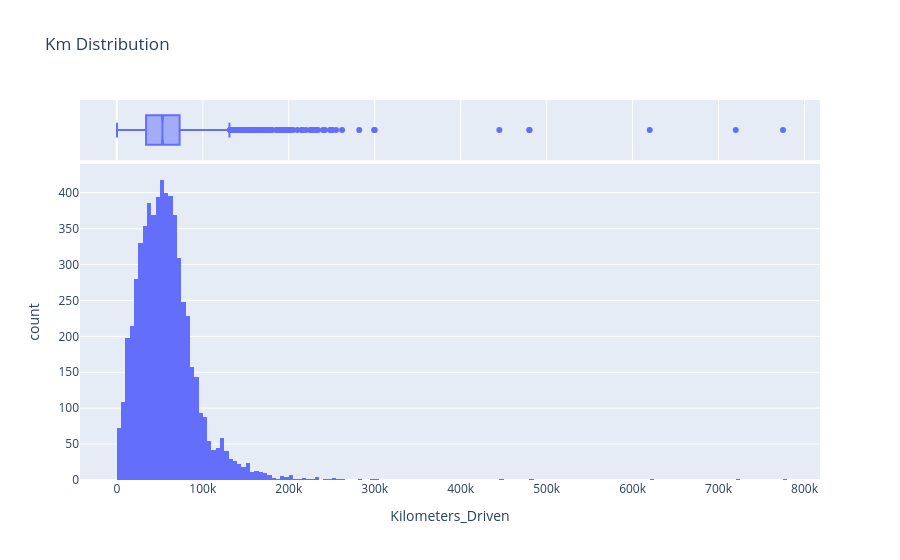

Source (notebook cell):
### Code cell
px.histogram(df, x='Kilometers_Driven', marginal='box', title='Km Distribution')

### Figure 1 — Plotly figure (JSON) as saved in the notebook; plotly's stock layout.template omitted (floating-point values rounded to 4 significant figures; data arrays with more than 128 entries replaced by an {"elided": "..."} marker saying what was removed)
{"data": [{"bingroup": "x", "hovertemplate": "Kilometers_Driven=%{x}<br>count=%{y}<extra></extra>", "legendgroup": "", "marker": {"color": "#636efa", "pattern": {"shape": ""}}, "name": "", "orientation": "v", "showlegend": false, "type": "histogram", "x": {"elided": "6018 int values"}, "xaxis": "x", "yaxis": "y"}, {"hovertemplate": "Kilometers_Driven=%{x}<extra></extra>", "legendgroup": "", "marker": {"color": "#636efa"}, "name": "", "notched": true, "showlegend": false, "type": "box", "x": {"elided": "6018 int values"}, "xaxis": "x2", "yaxis": "y2"}], "layout": {"barmode": "relative", "legend": {"tracegroupgap": 0}, "title": {"text": "Km Distribution"}, "xaxis": {"anchor": "y", "domain": [0, 1], "title": {"text": "Kilometers_Driven"}}, "xaxis2": {"anchor": "y2", "domain": [0, 1], "matches": "x", "showgrid": true, "showticklabels": false}, "yaxis": {"anchor": "x", "domain": [0, 0.8316], "title": {"text": "count"}}, "yaxis2": {"anchor": "x2", "domain": [0.8416, 1], "matches": "y2", "showgrid": false, "showline": false, "showticklabels": false, "ticks": ""}}}
